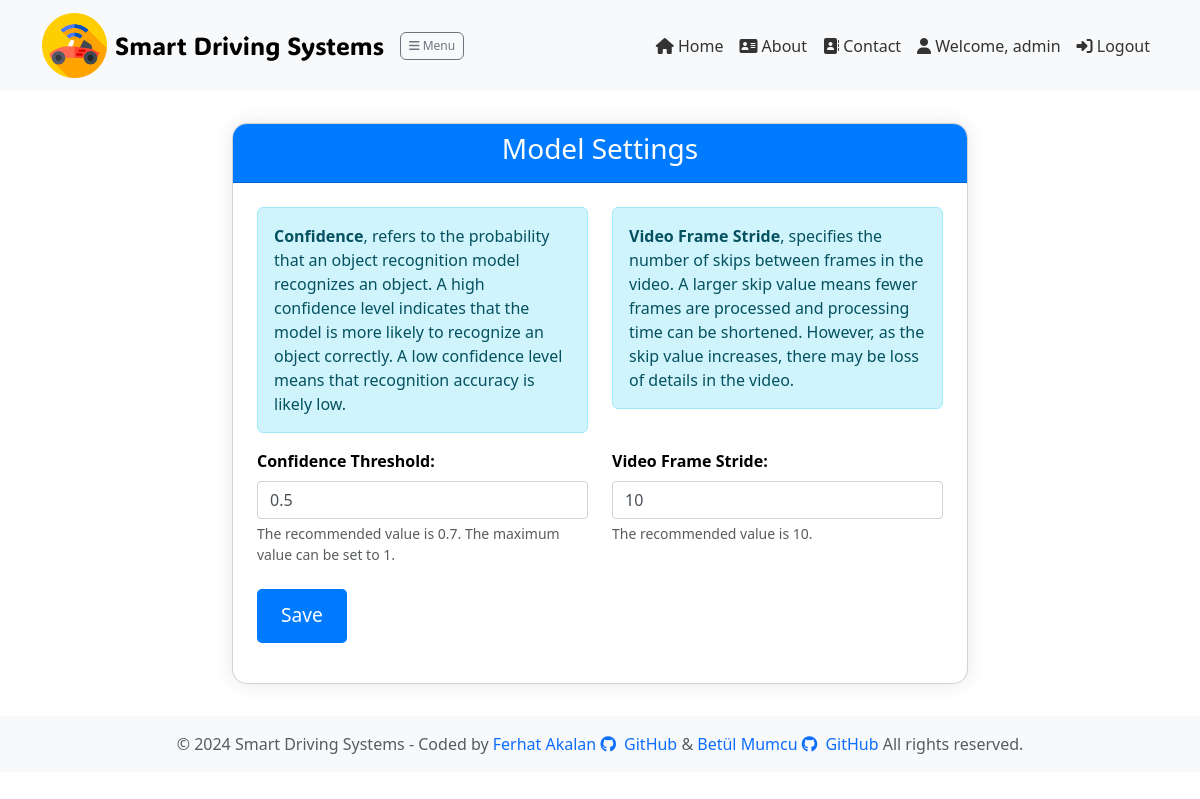
Page /account/settings/ (signed in) on the earlier database version.
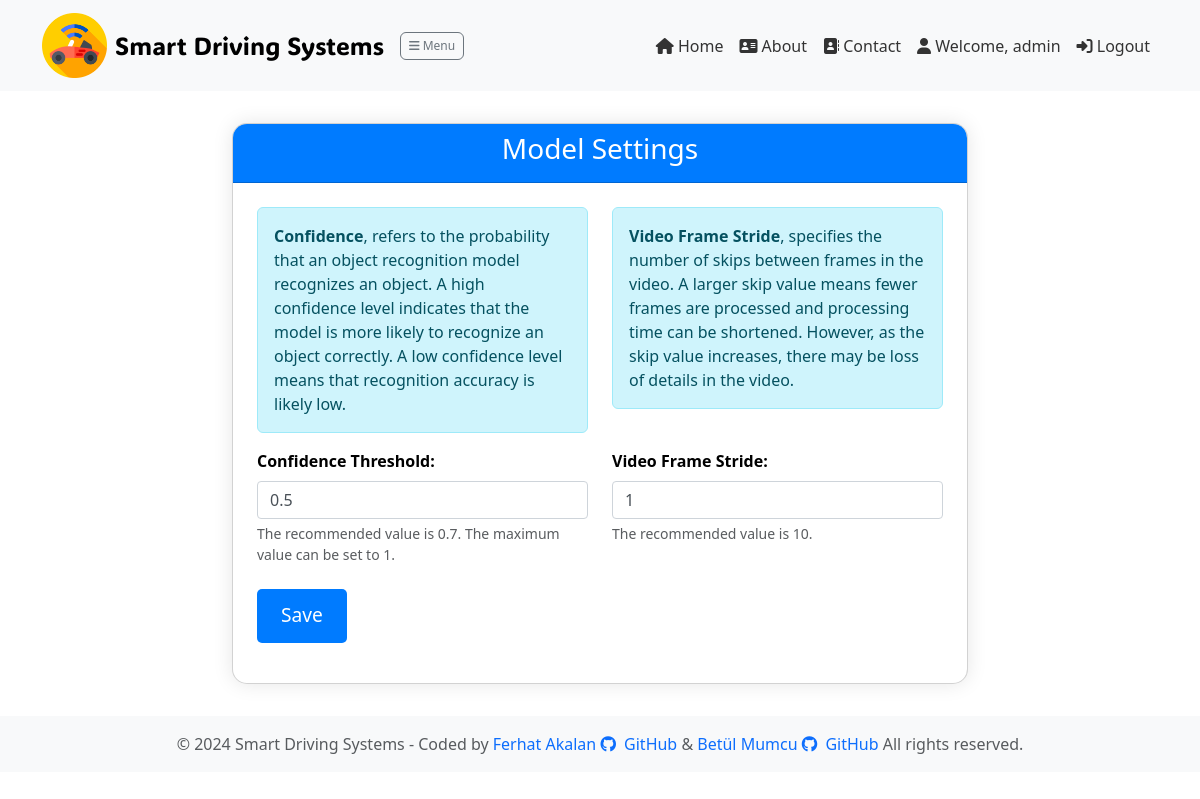
Same page on the later database version.
### account/models.py (models this page shows, shortened)
class UserSettings(models.Model):
    user = models.OneToOneField(User, on_delete=models.CASCADE)
    vid_stride = models.IntegerField(default=1)
    confidence = models.FloatField(default=0.5)

### account/views.py (the view)
# urls.py: path('settings/', views.settings, name='settings'),
@login_required
def settings(request):
    if request.method == 'POST':
        form = UserSettingsForm(request.POST, instance=request.user.usersettings)
        if form.is_valid():
            form.clean()
            form.save()
            return JsonResponse({'success': True})
        else:
            return JsonResponse({'success': False, 'errors': form.errors}, status=400)
    else:
        form = UserSettingsForm(instance=request.user.usersettings)
    return render(request, 'account/settings.html', {'form': form})

### account/forms.py (shortened to what this page needs)
class UserSettingsForm(forms.ModelForm):
    class Meta:
        model = UserSettings
        fields = ['vid_stride', 'confidence']

### account/templates/account/settings.html (shortened to what this page needs)
{% extends 'layout.html' %}
{% load static %}
{% block content %}
<head>
    <link href="{% static 'css/bootstrap.min.css' %}" rel="stylesheet">
</head>
<body>
    <div class="container mt-3">
        <div class="row justify-content-center">
            <div class="col-lg-8">
                <div class="card">
                    <div class="card-header">
                        <h3 class="card-title">Model Settings</h3>
                    </div>
                    <div class="card-body">
                        <form id="settings-form" method="POST" novalidate>
                            <div class="row">
                                <div class="col-md-6">
                                    <div class="alert alert-info" role="alert">
                                    <p class="card-text"><strong>Confidence</strong>, refers to the probability that an object recognition model recognizes an object. A high confidence level indicates that the model is more likely to recognize an object correctly. A low confidence level means that recognition accuracy is likely low.
                                    </div></div>
                                <div class="col-md-6">
                                    <div class="alert alert-info" role="alert">
                                    <p class="card-text"><strong>Video Frame Stride</strong>, specifies the number of skips between frames in the video. A larger skip value means fewer frames are processed and processing time can be shortened. However, as the skip value increases, there may be loss of details in the video.</p>
                                </div></div>
                            </div>
                            <div class="row">
                                <div class="col-md-6">
                                    <div class="form-group">
                                        <label for="confidence" class="form-label">Confidence Threshold:</label>
                                        <input type="number" id="confidence" name="confidence" class="form-control {% if form.errors.confidence %}is-invalid{% endif %}" min="0" max="1" step="0.01" value="{{ form.instance.confidence }}" required>
                                        <div class="form-text">The recommended value is 0.7. The maximum value can be set to 1.</div>
                                    </div>
                                </div>
                                <div class="col-md-6">
                                    <div class="form-group">
                                        <label for="vid-stride" class="form-label">Video Frame Stride:</label>
                                        <input type="number" id="vid_stride" name="vid_stride" class="form-control {% if form.errors.vid_stride %}is-invalid{% endif %}" value="{{ form.instance.vid_stride }}" required>
                                        <div class="form-text">The recommended value is 10. </div>
                                    </div>
                                </div>
                            </div>
                            <button type="submit" id="save-btn" class="btn btn-primary mb-3">Save</button>
                        </form>
                    </div>
                </div>
            </div>
        </div>
    </div>
</body>
</html>
{% endblock %}

Differences in the rows shown:
changed UserSettings: vid_stride "10" → "1"
